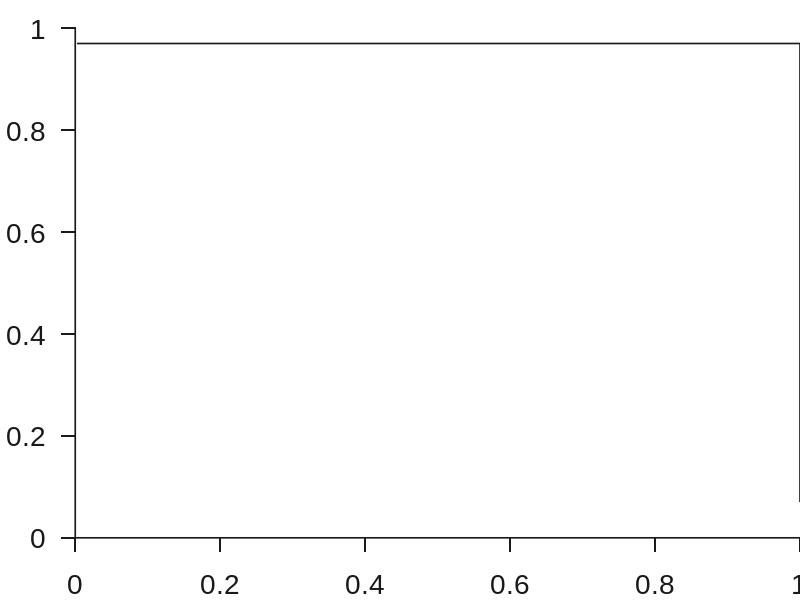

This figure's MATLAB source:
% School of Civil Engineering, Central South University
% H.P.Duan, hpduan2000@csu.edu.cn
% https://www.hpduan.cn
function axRectangular()
set(gca, 'Box', 'off', ...
    'Layer','top',...
    'LineWidth',1.2,...
    'XGrid', 'off', 'YGrid', 'off', ...
    'TickDir', 'out', 'TickLength', [0.02 0.02], ...
    'XMinorTick', 'off', 'YMinorTick', 'off', ...
    'XColor', [.1 .1 .1],  'YColor', [.1 .1 .1])
set(gca, 'FontName', 'Arial', 'FontSize', 20)
set(gca,'looseInset',[0 0 0 0])
set(gcf,'Color',[1 1 1])
set(gcf,'unit','centimeters','position',[15 10 14 7])
xc = get(gca,'XColor');
yc = get(gca,'YColor');
unit = get(gca,'units');
ax = axes( 'Units', unit,...           
    'Position',get(gca,'Position'),...           
    'XAxisLocation','top',...           
    'YAxisLocation','right',...           
    'Color','none',...           
    'XColor',xc,...           
    'YColor',yc);
set(ax, 'linewidth',1.2,...        
    'XTick', [],...        
    'YTick', []);
end
